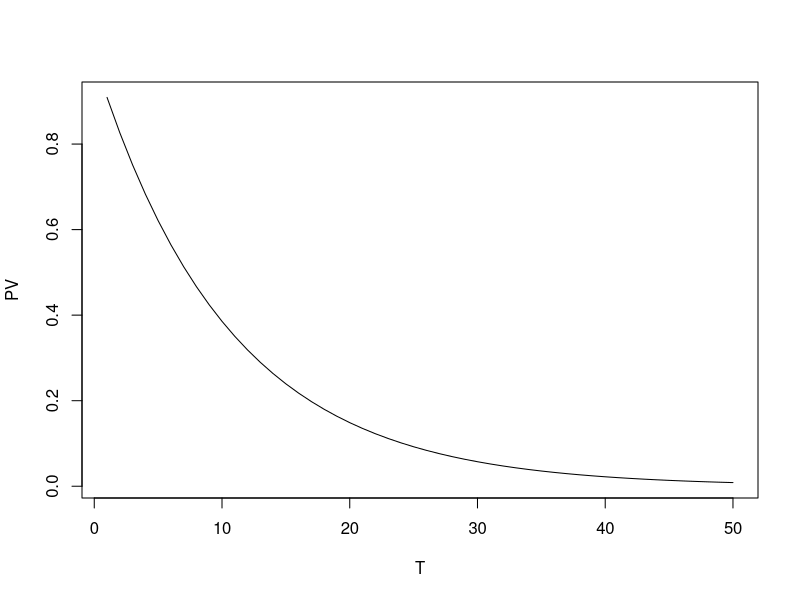

The R source for this figure:
##########################################################################################################################################

#(주의) ->  순차적으로 코드를 실행하는 것을 권함!

#에러 발생 시 github Finance/R-Finance-Programming 경로에 issue를 남기면 확인

##########################################################################################################################################

### 현재가치

# 수익률이 주어지면 미래가치와 반대로 미래자금에 대한 현재시점의 가치(현재가치)를 알 수 있음.
# 이전 미래가치 예제와 똑같이 연복리 10 %인 경우에는 다양한 미래시점 1(원)에 대한 현재가치를 산출.

T<-1:50          # T는 시간 (50년 뒤)
r<-0.1           # r = interest rate, 이자율
PV<-1/(1+r)^T      # 현재가치 = 1/(1+이자율)^시간   , PV=1/(1+0.1)^50
plot(T, PV, type='l')


############################################################결과값(print)#################################################################

# 그래프 즉, 결과값을 참조하면 현재가치(Preseant Value, PV)는 미래가치(Future Value, FV)의 역수라는 것을 알 수 있음.

##########################################################################################################################################
